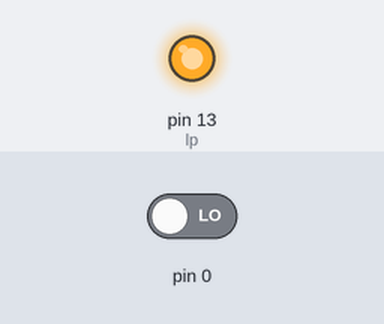
This sketch was run on a simulated Arduino Uno, built with avr-gcc and run on an emulated ATmega328P. On the bench: output pins drawn as LEDs (lit = HIGH). Inputs (shaded band) come from the test bench; at power-on: pin 0 LOW.

Above: at 1.2 s.
1.3 s: pin 0 driven HIGH
At 2.3 s:
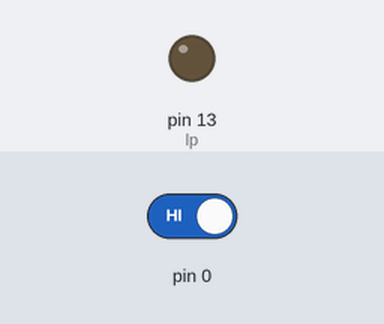
2.8 s: pin 0 driven LOW
At 3.5 s:
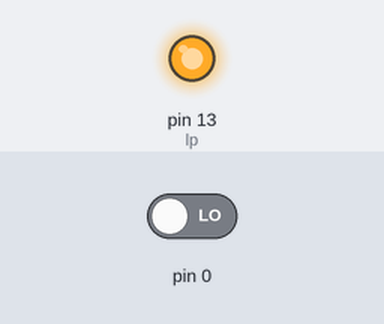
Timing chart, 0 to 5.8 s (numbered marks = the images above; inputs shaded):
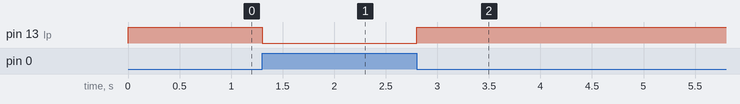

The sketch:

p4a_button.ino
```cpp
const int bp=2;
const int lp=13;
int buttonstate=0;

void setup() {
  // put your setup code here, to run once:
  pinMode(lp,OUTPUT);
  pinMode(bp,INPUT);
  digitalWrite(bp,HIGH);
}

void loop() {
  // put your main code here, to run repeatedly:
  int bp=digitalRead(bp);
  if(bp==LOW){
      digitalWrite(lp,HIGH);
  }else{
      digitalWrite(lp,LOW);
    }
}
```

Measured:
- after the input at 1.3 s, pin 13 (lp): HIGH → LOW at once
- after the input at 2.8 s, pin 13 (lp): LOW → HIGH at once
